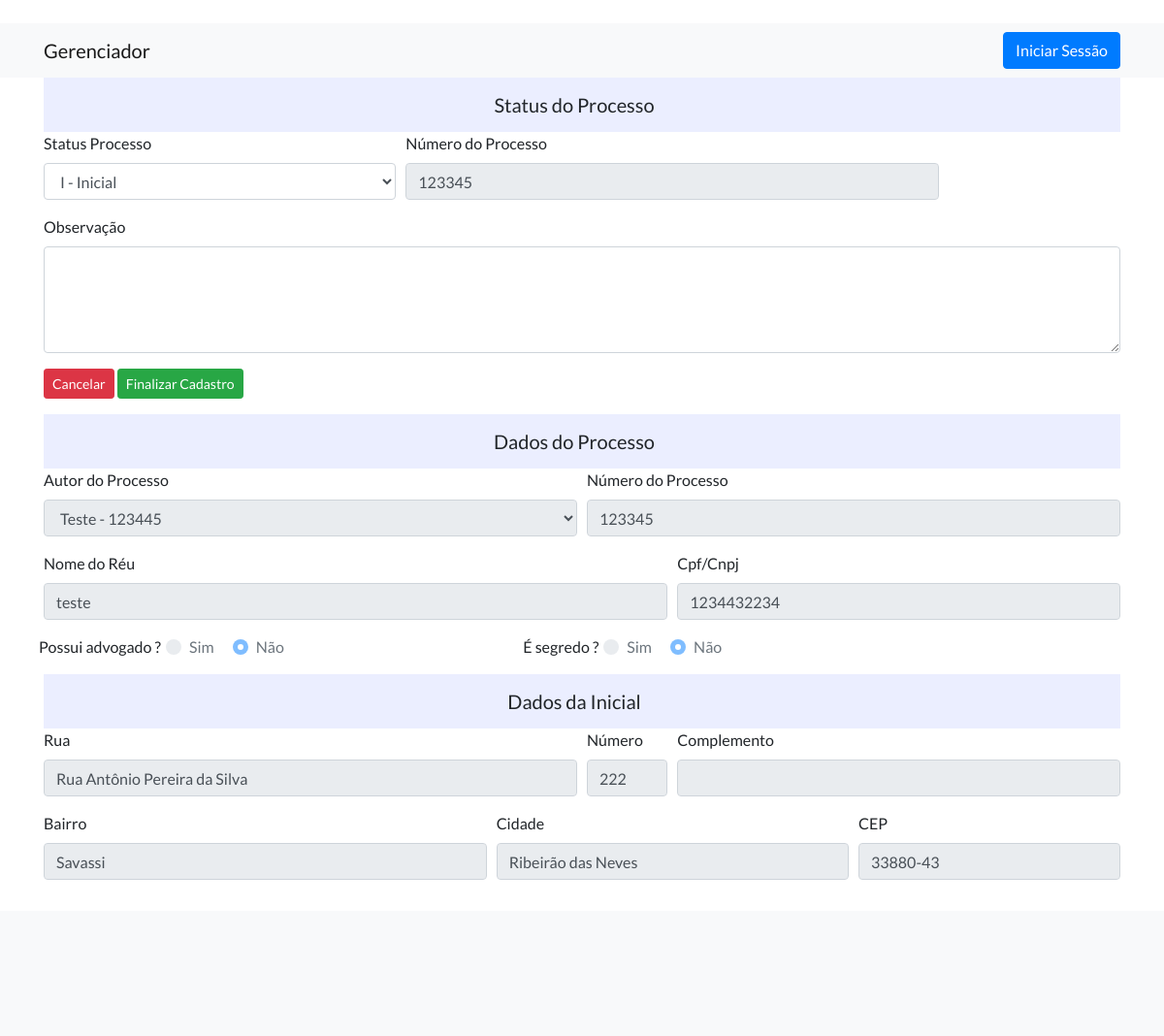
The page /Gerenciador/ListaProcesso/StatusProcesso/1/ on the database its author committed.
### Gerenciador/models.py (models this page shows, shortened)
class cadastro (models.Model):
    class Meta:
        ordering = ['data_inclusao']
    fk_autor=models.ForeignKey(autor, on_delete=models.CASCADE)
    reu = models.CharField(max_length=200)
    documento = models.CharField(max_length=14)
    rua = models.CharField(max_length=200)
    numero = models.IntegerField(null=True)
    bairro = models.CharField(max_length=200)
    cidade = models.CharField(max_length=200)
    complemento = models.CharField(max_length=200, null=True,blank=True)
    cep = models.CharField(max_length=8)
    numero_processo = models.IntegerField()
    segredo = models.IntegerField(default=0 ,verbose_name='Segredo ?')
    advogado= models.IntegerField(default=0 ,verbose_name='Tem advogado ?')
    data_inclusao = models.DateTimeField(auto_now=True, verbose_name ='Incluido em')
    fk_conta =  models.IntegerField(default=0)

class autor (models.Model):
    nome_autor = models.CharField(max_length=200)
    codigo = models.IntegerField()
    def __str__(self):
        return '%s - %s' % (self.nome_autor, self.codigo)

### Gerenciador/views.py (the view, shortened to what this page needs)
# urls.py: url(r'^ListaProcesso/StatusProcesso/(?P<pk>\d+)/$',StatusProcessoView.as_view(), name='StatusProcesso'),
class  StatusProcessoView(CreateView):
    model = statusgeral
    form_class = Frm_Status_Processo
    template_name = 'Gerenciador/Frm_Status_Processo.html'
    success_url = reverse_lazy('ListaProcesso')
    def get_context_data(self, **kwargs):
        context = super().get_context_data(**kwargs)
        cadastro_pk = self.kwargs['pk']
        cadastro_list = cadastro.objects.get(pk=cadastro_pk)
        context.update({
            'cadastro_list': cadastro_list
        })
        return context

### Gerenciador/forms.py
class Frm_Status_Processo(forms.ModelForm):
    notas = forms.CharField(required = False, widget=forms.Textarea)
    class Meta:
        model = statusgeral
        fields = '__all__'
        exclude = ['data_alteracao','fk_cadastro']

### Gerenciador/templates/Gerenciador/Frm_Status_Processo.html (shortened to what this page needs)
{% extends 'Gerenciador/base.html' %}
{% load widget_tweaks%}
{% block content %}
<form method="POST">
    <nav class="navbar navbar-light color-nav static-top">
        <div class="container justify-content-center">
            <a class="navbar-brand justify-content-center">Status do Processo</a>
        </div>
    </nav>
    <div class="form-row">
        <div class="form-group col-md-4">
            <label for="id_status_processo">Status Processo</label>
            {% render_field form.status_acompanhamento class+="form-control"%}
        </div>
        <div class="form-group col-md-6">
            <label for="inputnumero_processo">Número do Processo</label>
            <input type="number" name="numero_processo" class="form-control" required id="id_numero_processo" value="{{cadastro_list.numero_processo}}" disabled>
        </div>
    </div>
    <div class="form-group">
        <label for="notas">Observação</label>
        {% render_field form.notas class+="form-control" rows="4"%}
    </div>
    <a href={% url 'ListaProcesso' %} class="btn btn-danger btn-sm">Cancelar</a>
    <button type="submit" class="btn btn-success btn-sm">Finalizar Cadastro</button>
</form>
<form>
    <nav class="navbar navbar-light color-nav static-top">
        <div class="container justify-content-center">
            <a class="navbar-brand justify-content-center">Dados do Processo</a>
        </div>
    </nav>
    <div class="form-row">
        <div class="form-group col-md-6">
            <label for="inputautor">Autor do Processo</label>
            <select name="fk_autor" class="form-control" required id="id_fk_autor" disabled>
                <option value="{{cadastro_list.fk_autor}}" selected>{{cadastro_list.fk_autor}}</option>
            </select>
        </div>
        <div class="form-group col-md-6">
            <label for="inputnumero_processo">Número do Processo</label>
            <input type="number" name="numero_processo" class="form-control" required id="id_numero_processo" value="{{cadastro_list.numero_processo}}" disabled>
        </div>
    </div>
    <div class="form-row">
        <div class="form-group col-md-7">
            <label for="inputnomereu">Nome do Réu</label>
            <input type="text" name="reu" maxlength="200" class="form-control" required id="id_reu" value="{{cadastro_list.reu}}" disabled>
        </div>
        <div class="form-group col-md-5">
            <label for="inputdocumento">Cpf/Cnpj</label>
            <input type="text" name="documento" maxlength="14" class="form-control" required id="id_documento" value="{{cadastro_list.documento}}" disabled>
        </div>
    </div>
    <div class="form-row">
        <label class="">Possui advogado ?</label>
        <div class="form-group col-md-4">
            <div class="custom-control custom-radio custom-control-inline">
                <label class="custom-control-label" for="possuiadv1">Sim</label>
            </div>
            <div class="custom-control custom-radio custom-control-inline">
                <label class="custom-control-label" for="possuiadv2">Não</label>
            </div>
        </div>
        <label class="">É segredo ?</label>
        <div class="form-group col-md-4">
            <div class="custom-control custom-radio custom-control-inline">
                <label class="custom-control-label" for="segredo1">Sim</label>
            </div>
            <div class="custom-control custom-radio custom-control-inline">
                <label class="custom-control-label" for="segredo2" checked>Não</label>
            </div>
        </div>
    </div>
    <nav class="navbar navbar-light color-nav static-top">
        <div class="container justify-content-center">
            <a class="navbar-brand justify-content-center">Dados da Inicial</a>
        </div>
    </nav>
    <div class="form-row">
        <div class="form-group col-md-6">
            <label for="inputrua">Rua</label>
            <input type="text" name="rua" maxlength="200" class="form-control" id="id_rua" value="{{cadastro_list.rua}}" disabled>
        </div>
        <div class="form-group col-md-1">
            <label for="inputnumero">Número</label>
            <input type="number" name="numero" class="form-control" id="id_numero" value="{{cadastro_list.numero}}" disabled>
        </div>
        <div class="form-group col-md-5">
            <label for="inputcomplemento">Complemento</label>
            <input type="text" name="complemento" class="form-control" id="inputcomplemento" value="  {% if cadastro_list.complemento is None %}
                                                                                                      {% else %}
                                                                                                      {{cadastro_list.complemento}}
                                                                                                      {% endif %}" disabled>
        </div>
    </div>
    <div class="form-row">
        <div class="form-group col-md-5">
            <label for="inputbairro">Bairro</label>
            <input type="text" name="bairro" maxlength="200" class="form-control" id="id_bairro" value="{{cadastro_list.bairro}}" disabled>
        </div>
        <div class="form-group col-md-4">
            <label for="inputcidade">Cidade</label>
            <input type="text" name="cidade" maxlength="200" class="form-control" id="id_cidade" value="{{cadastro_list.cidade}}" disabled>
        </div>
        <div class="form-group col-md-3">
            <label for="inputcep">CEP</label>
            <input type="text" name="cep" maxlength="8" class="form-control" id="id_cep" value="{{cadastro_list.cep}}" disabled>
        </div>
    </div>
</form>
    {% endblock %}

### Gerenciador/static/Gerenciador/css/style.css (style rules this page uses)
.color-nav { background-color: #EBEEFF; }

### Gerenciador/static/Gerenciador/css/landing-page.css (style rules this page uses)
body { font-family: 'Lato', 'Helvetica Neue', Helvetica, Arial, sans-serif; }

### rows shown on the page
cadastro: numero_processo "123345", fk_autor "Teste - 123445", reu "teste", documento "1234432234", rua "Rua Antônio Pereira da Silva", numero "222", bairro "Savassi", cidade "Ribeirão das Neves", cep "33880-43"
